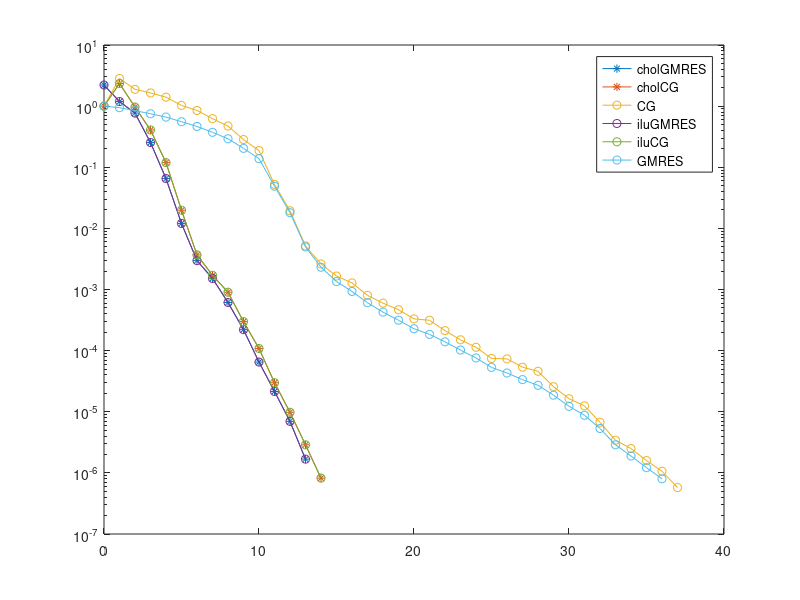
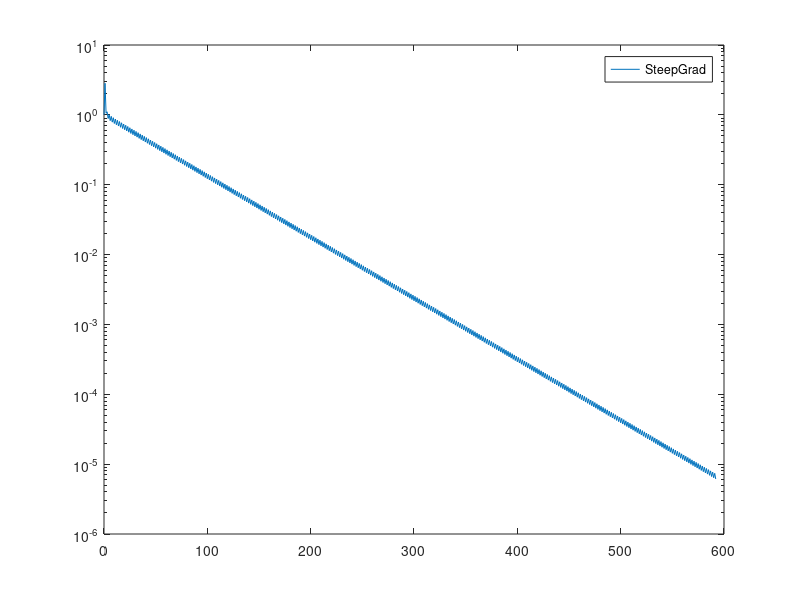

Write MATLAB code to recreate these figures, in order. (Note: this script raises an error after producing the figures.)
% 8.1 - Direct and Iterative Solver
clc;clear;close all
% FROM EXAMPLE 6.1
load("A.mat");
load("b.mat");
load("x.mat");

norm_b = norm(b);
tol = 1e-6; maxit = 200;
Uchol = ichol(A);
[L,U] = ilu(A);

%pcg
[x1, ~,~,~,resvec1] = pcg(A,b,tol,maxit);
[x2, ~,~,~,resvec2] = pcg(A,b,tol,maxit, Uchol, Uchol');
[x3, ~,~,~,resvec3] = pcg(A,b,tol,maxit, L, U);

% gmres
[x4, ~,~,~,resvec4] = gmres(A,b,[],tol,maxit);
[x5, ~,~,~,resvec5] = gmres(A,b,[],tol,maxit, Uchol, Uchol');
[x6, ~,~,~,resvec6] = gmres(A,b,[],tol,maxit, L, U);

figure
semilogy(0:length(resvec5)-1 , resvec5/norm_b, "*-","DisplayName", "cholGMRES");
hold on
semilogy(0:length(resvec2)-1 , resvec2/norm_b, "*-", "DisplayName", "cholCG");
hold on
semilogy(0:length(resvec1)-1 , resvec1/norm_b, "o-", "DisplayName", "CG");
hold on
semilogy(0:length(resvec6)-1 , resvec6/norm_b, "o-","DisplayName", "iluGMRES");
hold on
semilogy(0:length(resvec3)-1 , resvec3/norm_b, "o-","DisplayName", "iluCG");
hold on
semilogy(0:length(resvec4)-1 , resvec4/norm_b, "o-","DisplayName", "GMRES");
legend

%% STEEPEST DESCENT
function [x, resvec] = steepDesc(A, b, x0, tol, maxit)
    x = x0;
    r = b - A*x;
    resvec = zeros(maxit, 1);
    resvec(1) = norm(r);
    it = 1;
    while resvec(it)>tol
        z = A*r;
        alpha = (r'*r)/(r'*z);
        x = x + alpha*r;
        r = r - alpha*z;
        it = it +1;
        resvec(it) = norm(r);
    end
    resvec = resvec(1:it);
end

[x7, resvec7] = steepDesc(A, b, zeros(size(A,1),1), tol, maxit);

figure
semilogy(0:length(resvec7)-1 , resvec7/norm_b, "-","DisplayName", "SteepGrad");
legend

errs = 100/norm(x)* [norm(x1-x), norm(x2 - x),norm(x3 - x),norm(x4- x),norm(x5 - x), norm(x6 - x), norm(x7 - x)]';
T = table(errs);
disp(T)